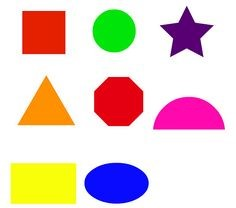
#> input picture Periodo3/Distintas_formas.jpg, 236 x 208 px
$ python desafio_guia2.py
#> lines starting #> are read from the running program, lines starting #| are printed output that depends on the picture; after the words box and inside, x2 and y2 are one past the last pixel; in counts of white or black regions, pixels touching at a corner belong together
import cv2
import numpy as np
import matplotlib.pyplot as plt
from tkinter import Tk, filedialog

def seleccionar_archivo():
    root = Tk()
    root.withdraw()  # Oculta la ventana principal
    archivo = filedialog.askopenfilename(title="Selecciona una imagen", filetypes=[("Imágenes", "*.jpg *.jpeg *.png *.bmp")])
#> the answer given: ../Distintas_formas.jpg
#> further down, imagen is the input picture: shape (208, 236, 3); mean B, G, R 199.5, 205.8, 228.8
    return archivo

def mostrar_imagenes(titulo, imagenes, cmap=None):
    plt.figure(figsize=(10, 5))
    for i, imagen in enumerate(imagenes):
        plt.subplot(1, len(imagenes), i + 1)
        plt.imshow(imagen, cmap=cmap)
        plt.title(f"{titulo} {i + 1}")
        plt.axis('off')
    plt.show()

# 1. Redimensionar la Imagen
def redimensionar_imagen(imagen):
    # Método 1: Redimensionar utilizando interpolación lineal
    imagen_redimensionada_linear = cv2.resize(imagen, (400, 300), interpolation=cv2.INTER_LINEAR)
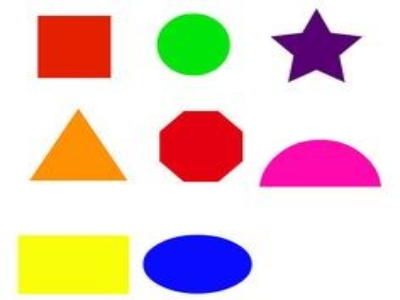
#> imagen_redimensionada_linear: shape (300, 400, 3); mean B, G, R 199.5, 205.8, 228.7
    # Método 2: Redimensionar utilizando interpolación cúbica
    imagen_redimensionada_cubic = cv2.resize(imagen, (400, 300), interpolation=cv2.INTER_CUBIC)

    mostrar_imagenes('Redimensionada', [imagen_redimensionada_linear, imagen_redimensionada_cubic])
#> the loop in mostrar_imagenes, `for i, imagen in enumerate(imagenes):` made 2 passes
    return imagen_redimensionada_linear, imagen_redimensionada_cubic

# 2. Aplicar Desenfoques
def aplicar_desenfoque(imagen):
    # Aplicar desenfoque gaussiano
    imagen_desenfocada = cv2.GaussianBlur(imagen, (15, 15), 0)

    mostrar_imagenes('Desenfoque', [imagen, imagen_desenfocada])
#> call 2 of mostrar_imagenes, with titulo = 'Desenfoque'
#> the loop in mostrar_imagenes (call 2), `for i, imagen in enumerate(imagenes):` made 2 passes
#> in mostrar_imagenes (call 2), `plt.show()`:
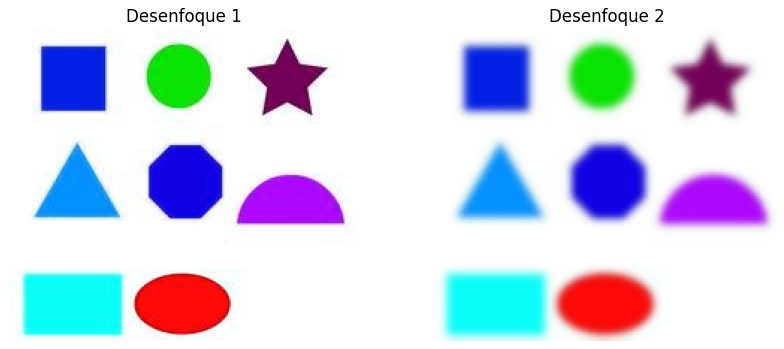
#> figure drawn by matplotlib, 2 panels; B, G, R data is drawn as R, G, B
    return imagen_desenfocada

# 3. Detección de Bordes
def detectar_bordes(imagen):
    # Convertir a escala de grises si no está ya en gris
    if len(imagen.shape) == 3:
        imagen = cv2.cvtColor(imagen, cv2.COLOR_BGR2GRAY)
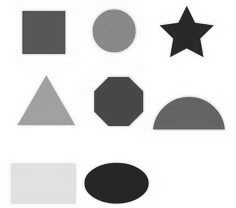
#> imagen: shape (208, 236); min 16, max 255, mean 212

    # Aplicar el detector de bordes de Canny
    bordes = cv2.Canny(imagen, 100, 200)
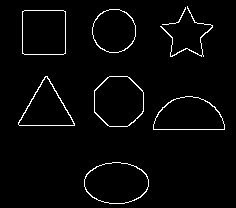
#> bordes: shape (208, 236); 2.7% white in thin lines or dots, all inside (x1, y1, x2, y2) = (18, 6, 225, 204)

    mostrar_imagenes('Detección de Bordes', [imagen, bordes], cmap='gray')
#> the answer given: ../Flor.jpg
#> the answer given: ../Flor.jpg
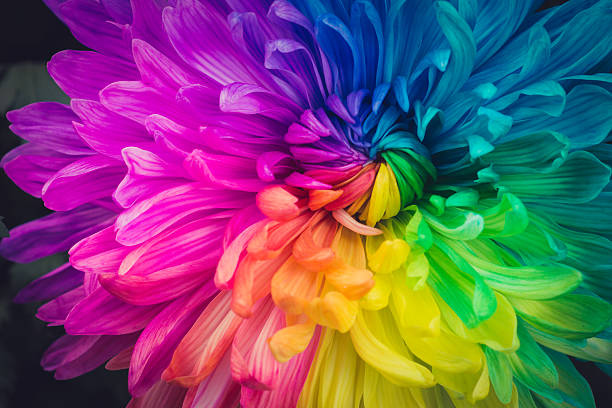
#> input picture Periodo3/Flor.jpg, 612 x 408 px
#> further down, imagen1 is the input picture: shape (408, 612, 3); mean B, G, R 107.9, 80.3, 116
    return bordes

# 4. Operaciones Aritméticas entre Imágenes
def operaciones_aritmeticas(imagen1, imagen2):
    # Asegurarse de que las imágenes tengan el mismo tamaño
    imagen1 = cv2.resize(imagen1, (500, 500))
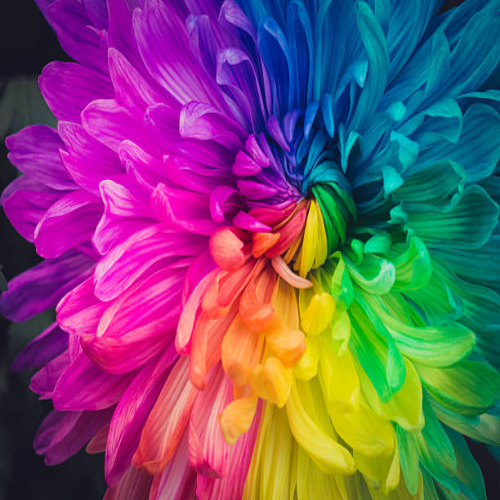
#> imagen1: shape (500, 500, 3); mean of channels 0, 1, 2 107.8, 80.2, 115.9; drawn as B, G, R
    imagen2 = cv2.resize(imagen2, (500, 500))

    # Suma de las imágenes
    suma_imagenes = cv2.add(imagen1, imagen2)
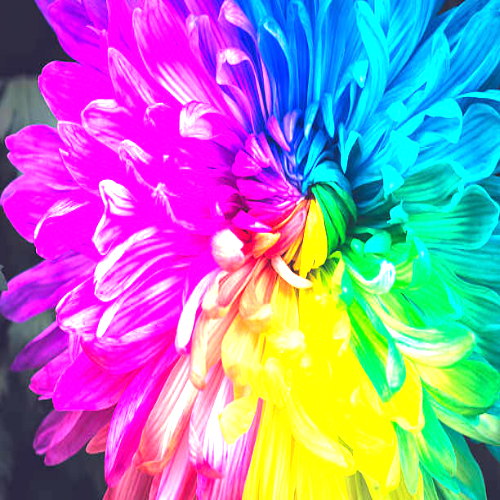
#> suma_imagenes: shape (500, 500, 3); mean of channels 0, 1, 2 182.3, 136.7, 157.7; drawn as B, G, R

    # Visualizar las imágenes originales y la suma
    mostrar_imagenes('Operaciones Aritméticas', [imagen1, imagen2, suma_imagenes])
    return suma_imagenes

if __name__ == "__main__":
    ruta_imagen = seleccionar_archivo()
    imagen = cv2.imread(ruta_imagen)

    # 1. Redimensionar la Imagen
    redimensionar_imagen(imagen)

    # 2. Aplicar Desenfoques
    aplicar_desenfoque(imagen)

    # 3. Detección de Bordes
    detectar_bordes(imagen)

    # Seleccionar dos imágenes para operaciones aritméticas
    ruta_imagen1 = seleccionar_archivo()
    ruta_imagen2 = seleccionar_archivo()

    imagen1 = cv2.imread(ruta_imagen1)
    imagen2 = cv2.imread(ruta_imagen2)

    # 4. Operaciones Aritméticas entre Imágenes
    operaciones_aritmeticas(imagen1, imagen2)
